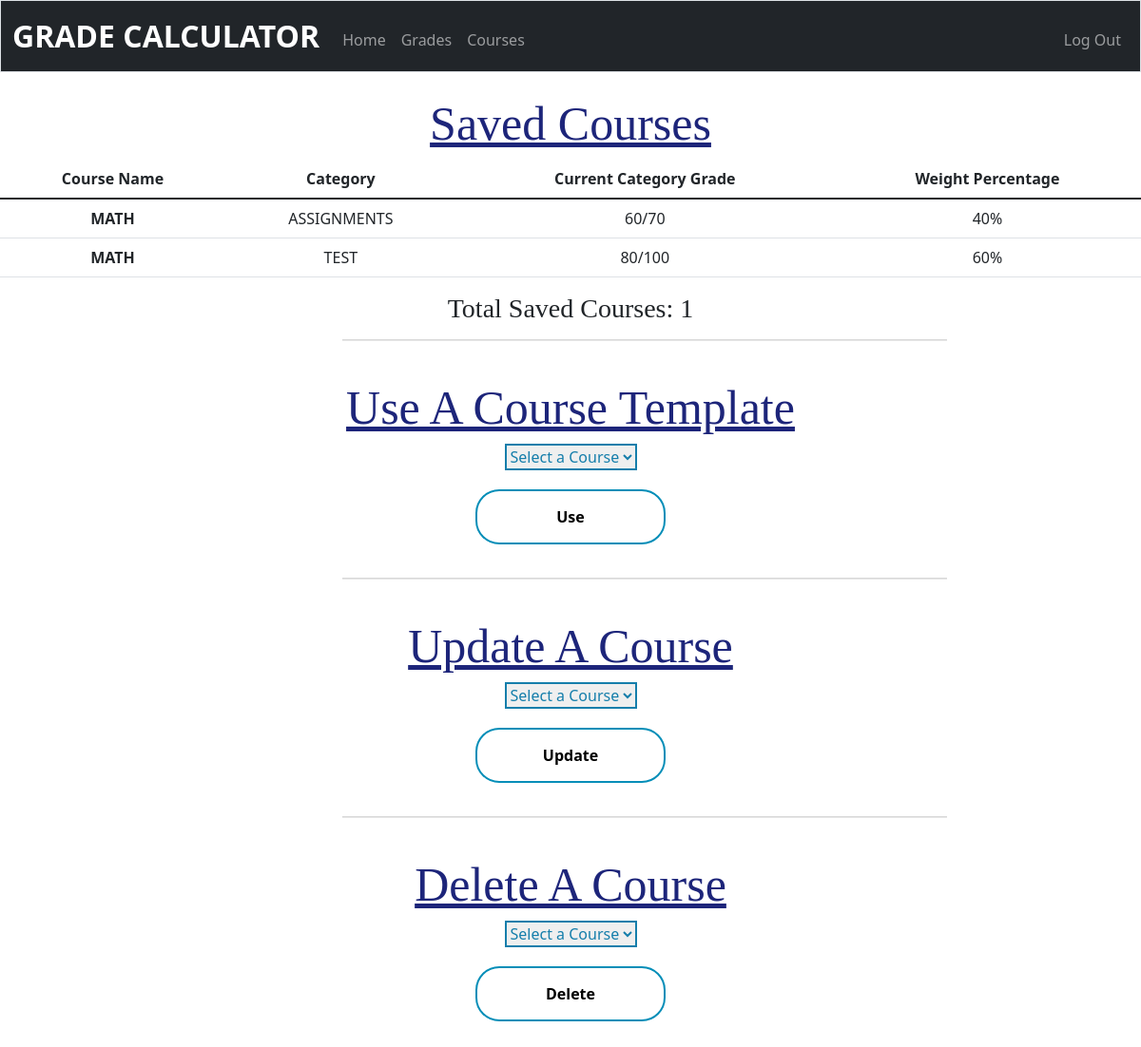
The page /courses (signed in) on the database its author committed.
### tables this page shows
CREATE TABLE 'courses' ('user_id' INTEGER NOT NULL, 'id' INTEGER NOT NULL, 'category' TEXT NOT NULL, 'numerator' INTEGER NOT NULL, 'denominator' INTEGER NOT NULL, 'weight' INTEGER NOT NULL, 'course_name'  TEXT NOT NULL  );

### app.py (the view)
@app.route("/courses", methods=["GET", "POST"])
@login_required
def courses():
    if request.method == "POST":
        template = False
        grades = db.execute("SELECT * FROM grades")
        if not request.form.get("course_name"):
            flash('Please enter a course name')
            return render_template("grades.html", grades = grades, template = template)
        if len(grades) == 0:
            flash('Insert grades before saving')
            return render_template("grades.html", template = template)
        else:
            user_id = session["user_id"]
            course_name = request.form.get("course_name").upper()
            courses = db.execute("SELECT * FROM courses WHERE user_id = (?) AND course_name = (?) order by course_name", user_id, course_name)
            if len(courses) != 0:
                flash('Course already exists')
                return render_template("grades.html", grades = grades, template = template)
            id = 0
            courses = db.execute("SELECT * FROM courses WHERE user_id = (?) order by course_name", user_id)
            if len(courses) == 0:
                id = 0
            else:
                y = 0
                for row in courses:
                    if (courses[y]["id"]) > id:
                        id = courses[y]["id"]
            x = 0
            for row in grades:
                category = grades[x]["category"]
                numerator = grades[x]["numerator"]
                denominator = grades[x]["denominator"]
                weight = grades[x]["weight"]
                db.execute("INSERT INTO courses (user_id, id, category, numerator, denominator, weight, course_name) VALUES(?,?,?,?,?,?,?)", user_id, id, category, numerator, denominator, weight, course_name)
                x += 1
            uniques = db.execute("SELECT DISTINCT course_name FROM courses WHERE user_id = (?)", user_id)
            courses = db.execute("SELECT * FROM courses WHERE user_id = (?) order by course_name", user_id)
            return render_template("grades.html", courses = courses, uniques = uniques, num_courses = len(uniques), template = template)
    else:
        user_id = session["user_id"]
        uniques = db.execute("SELECT DISTINCT course_name FROM courses WHERE user_id = (?)", user_id)
        courses = db.execute("SELECT * FROM courses WHERE user_id = (?) order by course_name", user_id)
        return render_template("courses.html", courses = courses, uniques = uniques, num_courses = len(uniques))

### login.py (called while the page is built)
def login_required(f):
    @wraps(f)
    def decorated_function(*args, **kwargs):
        if session.get("user_id") is None:
            return redirect("/login")
        return f(*args, **kwargs)
    return decorated_function

### templates/courses.html (shortened to what this page needs)
{% extends "layout.html" %}
{% block main %}
    <br>
    <div class="grades">
        <h1>Saved Courses</h1>
        <table class="table">
            <thead>
                <tr>
                    <th scope="col">Course Name</th>
                    <th scope="col">Category</th>
                    <th scope="col">Current Category Grade</th>
                    <th scope="col">Weight Percentage</th>
                </tr>
            </thead>
            <tbody>
            {% if courses %}
                {% for course in courses %}
                    <tr>
                        <th>{{ course.course_name }}</th>
                        <td>{{ course.category }}</td>
                        <td>{{ course.numerator }}/{{ course.denominator }}</td>
                        <td>{{ course.weight }}%</td>
                    </tr>
                {% endfor %}
            {% endif %}
            </tbody>
        </table>
        <h3>Total Saved Courses: {{ num_courses }}</h3>
        <hr>
        <br>
        <h1>Use A Course Template</h1>
        <form action="/use" method="post">
            <select name="course_name" class="course_name">
                <option value="" disabled selected>Select a Course</option>
            </select>
            <div class="buttons">
                <button class="button" type="submit">Use</button>
            </div>
        </form>
        <hr>
        <br>
        <h1>Update A Course</h1>
        <form action="/courses1" method="post">
            <select name="course_name" class="course_name">
                <option value="" disabled selected>Select a Course</option>
            </select>
            <div class="buttons">
                <button class="button" type="submit">Update</button>
            </div>
        </form>
        <hr>
        <br>
        <h1>Delete A Course</h1>
        <form action="/courses2" method="post">
            <select name="course_name" class="course_name">
                <option value="" disabled selected>Select a Course</option>
            </select>
            <div class="buttons">
                <button class="button" type="submit">Delete</button>
            </div>
        </form>
        <br><br>
    </div>
{% endblock %}

### static/style.css (style rules this page uses)
* { margin: 0; padding: 0; }
hr { width: 53%; position: relative; left: 360px; top: 19%; transform: translateY(-60%); }
.buttons button { width: 200px; padding: 15px 0; text-align: center; margin: 20px 10px; border-radius: 25px; font-weight: bold; border: 2px solid #048eb8; background: transparent; cursor: pointer; position: relative; overflow: hidden; }
.buttons { display: flex; justify-content: center; }
table { text-align: center; }
.grades { text-align: center; }
.grades h1 { font-family: fantasy; font-size: 50px; color: #1d257a; text-decoration: underline; }
.grades h3 { font-family: serif; }
select { color: #157eab; border-color: #157eab; border: 2px solid; }
.grades hr { color: black; }

### rows shown on the page
courses: course_name "MATH", category "ASSIGNMENTS", numerator "60", denominator "70", weight "40"
courses: course_name "MATH", category "TEST", numerator "80", denominator "100", weight "60"

### other values the page prints
{{ num_courses }} "1"
